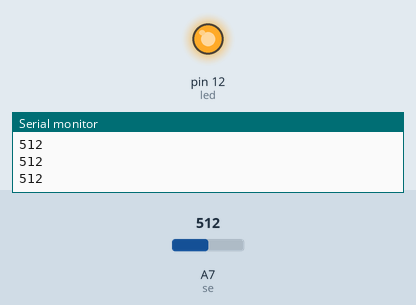
Recording of a sketch running on a simulated Arduino Nano, built with avr-gcc and run on an emulated ATmega328P. Shown: output pins drawn as LEDs (lit = HIGH), the last lines printed to the serial monitor. The inputs (shaded band) are chosen by the test bench; at power-on: A7 (se) = 512.

Above: at 1.2 s.
1.3 s: A7 (se) set to 137
2.8 s: A7 (se) set to 122
At 3.9 s:
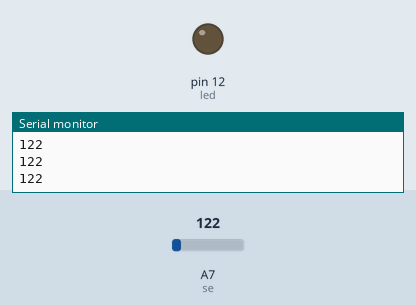
4.3 s: A7 (se) set to 306
At 5.1 s:
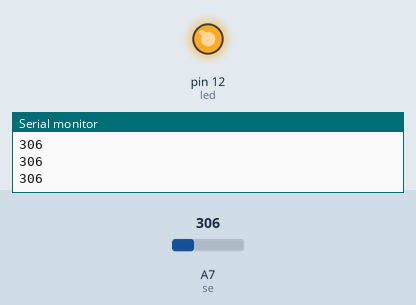
5.8 s: A7 (se) set to 0
At 6.3 s:
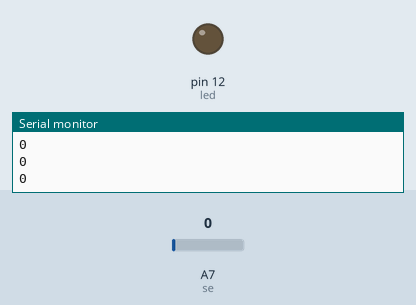
Timing chart, 0 to 8.3 s (numbered marks = the images above; inputs shaded):
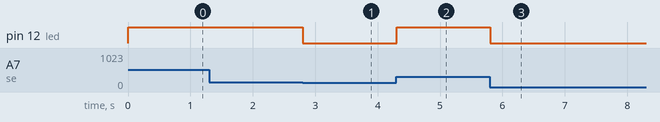

The sketch:

analog_input.ino
```cpp
int led=12;

int se=A7;

void setup(){
  pinMode(led,OUTPUT);
  pinMode(se,INPUT);
  Serial.begin(9600);
}

void loop(){
  int a=analogRead(se);
  Serial.println(a);
  analogWrite(led,a);
  delay(20);
}
```

Measured:
- the behaviour switches between 128 and 127 on A7 (se) (found by bisection; images 0 and 1)
- after the input at 2.8 s, pin 12 (led): HIGH → LOW at once
- after the input at 4.3 s, pin 12 (led): LOW → HIGH at once
- after the input at 5.8 s, pin 12 (led): HIGH → LOW at once
